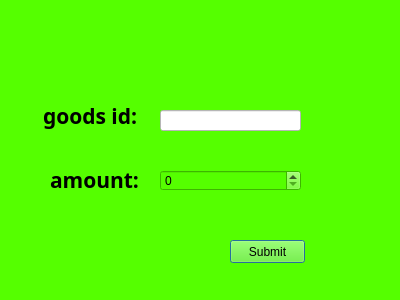
<?xml version="1.0" encoding="UTF-8"?>
<ui version="4.0">
 <class>Purchasing</class>
 <widget class="QDialog" name="Purchasing">
  <property name="geometry">
   <rect>
    <x>0</x>
    <y>0</y>
    <width>400</width>
    <height>300</height>
   </rect>
  </property>
  <property name="windowTitle">
   <string>Dialog</string>
  </property>
  <property name="styleSheet">
   <string notr="true">background-color: rgb(85, 255, 0);</string>
  </property>
  <widget class="QLabel" name="label">
   <property name="geometry">
    <rect>
     <x>43</x>
     <y>100</y>
     <width>101</width>
     <height>31</height>
    </rect>
   </property>
   <property name="font">
    <font>
     <family>微软雅黑</family>
     <pointsize>16</pointsize>
     <weight>75</weight>
     <bold>true</bold>
    </font>
   </property>
   <property name="text">
    <string>goods id:</string>
   </property>
  </widget>
  <widget class="QLineEdit" name="goodsid">
   <property name="geometry">
    <rect>
     <x>160</x>
     <y>110</y>
     <width>141</width>
     <height>21</height>
    </rect>
   </property>
   <property name="styleSheet">
    <string notr="true">background-color: rgb(255, 255, 255);</string>
   </property>
  </widget>
  <widget class="QLabel" name="label_2">
   <property name="geometry">
    <rect>
     <x>50</x>
     <y>170</y>
     <width>111</width>
     <height>20</height>
    </rect>
   </property>
   <property name="font">
    <font>
     <family>微软雅黑</family>
     <pointsize>16</pointsize>
     <weight>75</weight>
     <bold>true</bold>
    </font>
   </property>
   <property name="text">
    <string>amount:</string>
   </property>
  </widget>
  <widget class="QSpinBox" name="amount">
   <property name="geometry">
    <rect>
     <x>160</x>
     <y>170</y>
     <width>141</width>
     <height>21</height>
    </rect>
   </property>
  </widget>
  <widget class="QPushButton" name="submitBtn">
   <property name="geometry">
    <rect>
     <x>230</x>
     <y>240</y>
     <width>75</width>
     <height>23</height>
    </rect>
   </property>
   <property name="text">
    <string>Submit</string>
   </property>
  </widget>
 </widget>
 <resources/>
 <connections/>
</ui>
